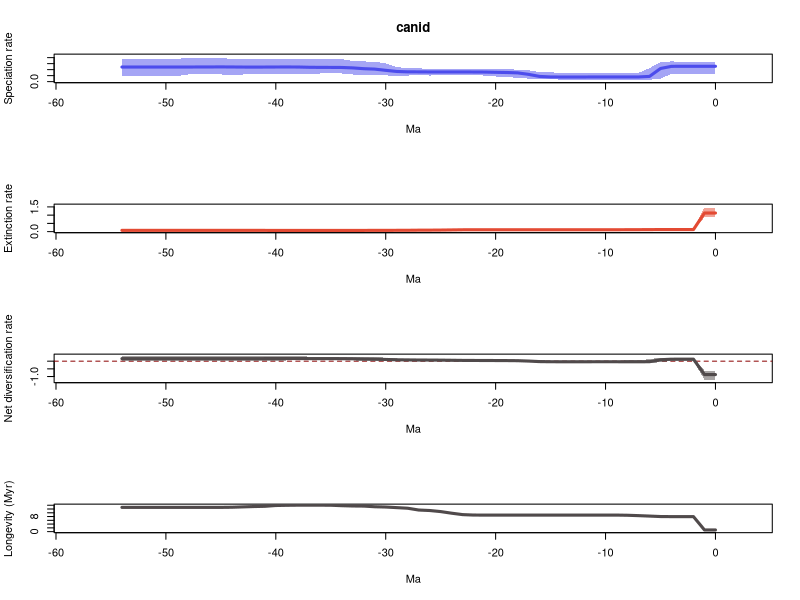

Write the R code that produced this figure.
# 1 files combined:
# 	/home/eeb177-student/Desktop/eeb-177/lab-work/exercise-9/pyrate_mcmc_logs/canid_occ_1_marginal_rates.log

# 95% HPDs calculated using code from Biopy (https://www.cs.auckland.ac.nz/~yhel002/biopy/)

pdf(file='/home/eeb177-student/Desktop/eeb-177/lab-work/exercise-9/pyrate_mcmc_logs/canid_occ_1_marginal_rates_RTT.pdf',width=0.6*9, height=16.8)
par(mfrow=c(4,1))
library(scales)
L_hpd_m95=c(0.129987812188, 0.129987812188,0.129987812188,0.129987812188,0.132453026137,0.0469418731676,0.0326035016041,0.0326035016041,0.0326035016041,0.0326035016041,0.0326035016041,0.0326035016041,0.0326035016041,0.0326035016041,0.0326035016041,0.0420078071325,0.0365212546188,0.0506448800792,0.0638207768359,0.0746773990751,0.0859276297425,0.101664364489,0.104810666235,0.106102808611,0.104810666235,0.104810666235,0.101664364489,0.106102808611,0.101664364489,0.0910030574073,0.104810666235,0.118753592579,0.113854672157,0.118753592579,0.135719564353,0.135719564353,0.135719564353,0.121210322799,0.11972751481,0.11972751481,0.118753592579,0.118753592579,0.118753592579,0.118753592579,0.104810666235,0.11972751481,0.11972751481,0.11972751481,0.118753592579,0.0928716556293,0.0928716556293,0.0928716556293,0.0928716556293,0.0928716556293,0.0928716556293)
L_hpd_M95=c(0.330982111406, 0.330982111406,0.330982111406,0.330982111406,0.336761768125,0.324471334515,0.225223765181,0.147690773089,0.14643577551,0.14643577551,0.14643577551,0.14643577551,0.144482659925,0.144482659925,0.144482659925,0.155449474331,0.158735432421,0.190594050811,0.200308705014,0.206567276675,0.208417438627,0.206567276675,0.208417438627,0.209345150133,0.209345150133,0.209345150133,0.209345150133,0.223396647033,0.223396647033,0.243360878885,0.30384631624,0.334164062015,0.335820126874,0.343763294324,0.375227384633,0.375227384633,0.375227384633,0.369456778833,0.375227384633,0.375227384633,0.375227384633,0.375227384633,0.375227384633,0.375227384633,0.375227384633,0.400674709441,0.400674709441,0.400674709441,0.400674709441,0.375227384633,0.375227384633,0.375227384633,0.375227384633,0.375227384633,0.375227384633)
M_hpd_m95=c(0.87046300301, 0.87046300301,0.0893907001167,0.0893907001167,0.0893907001167,0.0893907001167,0.0893907001167,0.0893907001167,0.0893907001167,0.0893907001167,0.0893907001167,0.0893907001167,0.0893907001167,0.0893907001167,0.0893907001167,0.0893907001167,0.0893907001167,0.0893907001167,0.0893907001167,0.0893907001167,0.0893907001167,0.0893907001167,0.0893907001167,0.0781115305218,0.0505647545634,0.0465593840345,0.0465593840345,0.0417464678795,0.0417464678795,0.0417464678795,0.0417464678795,0.0417464678795,0.0373441128581,0.0373441128581,0.0352969698834,0.0352969698834,0.0331494480278,0.0331494480278,0.0331494480278,0.0314330607972,0.0314330607972,0.0314330607972,0.0314330607972,0.0314330607972,0.0314330607972,0.0314330607972,0.0314330607972,0.0314330607972,0.0314330607972,0.0314330607972,0.0314330607972,0.0314330607972,0.0314330607972,0.0314330607972,0.0314330607972)
M_hpd_M95=c(1.45900062212, 1.45900062212,0.200143041943,0.200143041943,0.200143041943,0.200143041943,0.174379639925,0.160906371384,0.141575975606,0.136878532375,0.136878532375,0.136878532375,0.136878532375,0.136878532375,0.136878532375,0.136878532375,0.136878532375,0.136878532375,0.136878532375,0.136878532375,0.136878532375,0.136878532375,0.136878532375,0.143225963704,0.13576589728,0.132604728149,0.130374690086,0.122797471904,0.1154157512,0.1154157512,0.1154157512,0.1154157512,0.110562967387,0.110562967387,0.107357530436,0.107357530436,0.108058628868,0.108058628868,0.108058628868,0.107357530436,0.108058628868,0.119244961807,0.119643769488,0.124029687326,0.157746526886,0.162431305599,0.162431305599,0.162431305599,0.162431305599,0.162431305599,0.162431305599,0.162431305599,0.162431305599,0.162431305599,0.162431305599)
R_hpd_m95=c(-1.21151503862, -1.21151503862,0.0124363353426,0.0124363353426,0.0124363353426,-0.0703953325389,-0.126489055978,-0.114295484229,-0.0885354564338,-0.084715153398,-0.084715153398,-0.084715153398,-0.084548766096,-0.084548766096,-0.084548766096,-0.084715153398,-0.084715153398,-0.0707850398027,-0.0513044383808,-0.0346239034964,-0.0346239034964,-0.00843971436512,-0.0130123539828,-0.00792665161224,-0.00634421327418,0.00587883010111,0.0143679295989,0.0110311969573,0.0143679295989,0.0076041275498,0.0283551278736,0.0345080310383,0.0318746023679,0.048700697385,0.0538642923094,0.048700697385,0.048700697385,0.048700697385,0.0444638864494,0.0444638864494,0.0363129440346,0.0291300520388,0.0363129440346,0.0181743793014,0.0181743793014,-0.00390829588518,-0.00390829588518,-0.00390829588518,-0.00390829588518,-0.00390829588518,-0.00390829588518,-0.00390829588518,-0.00390829588518,-0.00390829588518,-0.00390829588518)
R_hpd_M95=c(-0.608708384872, -0.608708384872,0.225559412163,0.225559412163,0.231097427809,0.222464882493,0.135371824135,0.0466398235286,0.0466398235286,0.0386030863182,0.0386030863182,0.0386030863182,0.0386030863182,0.0386030863182,0.0386030863182,0.0407420773335,0.0478449459024,0.0781250713978,0.0988808281849,0.107460403377,0.0988808281849,0.108618700179,0.0989144665501,0.113844511877,0.119953655262,0.141311484078,0.141311484078,0.141311484078,0.154113048332,0.173620915089,0.232361808406,0.258956549511,0.264664417246,0.282048750042,0.301920909168,0.301920909168,0.301920909168,0.301920909168,0.322583564019,0.322583564019,0.322583564019,0.342077936606,0.355406111598,0.355406111598,0.355406111598,0.349713563291,0.349713563291,0.349713563291,0.349713563291,0.349713563291,0.349713563291,0.349713563291,0.349713563291,0.349713563291,0.349713563291)
L_mean=c(0.255502519696, 0.255502519696,0.255502519696,0.255502519696,0.254549729672,0.218742798796,0.0869445469486,0.0777088950713,0.077613104717,0.0776039123871,0.0776039123871,0.0776039123871,0.0768007258336,0.0768007258336,0.0768007258336,0.0777088936005,0.0864449705576,0.121002760258,0.145886714267,0.152063769291,0.155270072391,0.159215789075,0.160261862258,0.161077230788,0.161252363064,0.161216039254,0.161155990054,0.162431519773,0.163139923449,0.169292088702,0.188184628044,0.208718762356,0.215554984533,0.228725701961,0.235873207623,0.237028860475,0.23749190205,0.239117762151,0.243552233535,0.243902885806,0.243695045238,0.242589756143,0.242224187585,0.24261707263,0.244133502044,0.245244434202,0.244515615082,0.243985881347,0.243379929006,0.243256816359,0.243156528108,0.243156528108,0.243156528108,0.243156528108,0.243156528108)
M_mean=c(1.12945431499, 1.12945431499,0.125750473142,0.125750473142,0.125589717139,0.124919105179,0.12119325912,0.11789648589,0.115188565798,0.113942408818,0.113942408818,0.113942408818,0.113942408818,0.113945814708,0.113945814708,0.113945814708,0.113945814708,0.113945814708,0.113945814708,0.113945814708,0.113945814708,0.113945814708,0.113712274677,0.110820735984,0.102307513817,0.0940313922159,0.0892460937639,0.08722989522,0.0805601500532,0.0785037347291,0.076596827521,0.0757125234419,0.0737786724873,0.0734726434133,0.0726094366853,0.0713983517137,0.0712427011488,0.0712427011488,0.0712427011488,0.0715754421182,0.0721147010754,0.0744051396171,0.0750928290548,0.0761660891638,0.0772667069245,0.0776752263163,0.0776752263163,0.0776752263163,0.0776752263163,0.0776752263163,0.0776752263163,0.0776752263163,0.0776752263163,0.0776752263163,0.0776752263163)
R_mean=c(-0.873951795291, -0.873951795291,0.129752046554,0.129752046554,0.128960012534,0.0938236936168,-0.0342487121719,-0.0401875908184,-0.0375754610812,-0.0363384964313,-0.0363384964313,-0.0363384964313,-0.0371416829848,-0.0371450888746,-0.0371450888746,-0.0362369211078,-0.0275008441507,0.00705694554962,0.0319408995591,0.0381179545829,0.0413242576829,0.0452699743671,0.0465495875814,0.0502564948045,0.0589448492476,0.0671846470379,0.0719098962898,0.0752016245529,0.0825797733961,0.0907883539733,0.111587800523,0.133006238914,0.141776312045,0.155253058548,0.163263770938,0.165630508761,0.166249200902,0.167875061002,0.172309532386,0.172327443687,0.171580344162,0.168184616525,0.16713135853,0.166450983467,0.16686679512,0.167569207886,0.166840388766,0.166310655031,0.16570470269,0.165581590042,0.165481301792,0.165481301792,0.165481301792,0.165481301792,0.165481301792)
trans=0.5
age=(0:(55-1))* -1
plot(age,age,type = 'n', ylim = c(0, 0.440742180386), xlim = c(-57.75,2.75), ylab = 'Speciation rate', xlab = 'Ma',main='canid' )
polygon(c(age, rev(age)), c(L_hpd_M95, rev(L_hpd_m95)), col = alpha("#4c4cec",trans), border = NA)
lines(rev(age), rev(L_mean), col = "#4c4cec", lwd=3)
plot(age,age,type = 'n', ylim = c(0, 1.60490068433), xlim = c(-57.75,2.75), ylab = 'Extinction rate', xlab = 'Ma' )
polygon(c(age, rev(age)), c(M_hpd_M95, rev(M_hpd_m95)), col = alpha("#e34a33",trans), border = NA)
lines(rev(age), rev(M_mean), col = "#e34a33", lwd=3)
plot(age,age,type = 'n', ylim = c(-1.33266654248, 0.390946722758), xlim = c(-57.75,2.75), ylab = 'Net diversification rate', xlab = 'Ma' )
abline(h=0,lty=2,col="darkred")
polygon(c(age, rev(age)), c(R_hpd_M95, rev(R_hpd_m95)), col = alpha("#504A4B",trans), border = NA)
lines(rev(age), rev(R_mean), col = "#504A4B", lwd=3)
plot(age,age,type = 'n', ylim = c(0, max(1/M_mean)), xlim = c(-57.75,2.75), ylab = 'Longevity (Myr)', xlab = 'Ma' )
lines(rev(age), rev(1/M_mean), col = "#504A4B", lwd=3)
n <- dev.off()